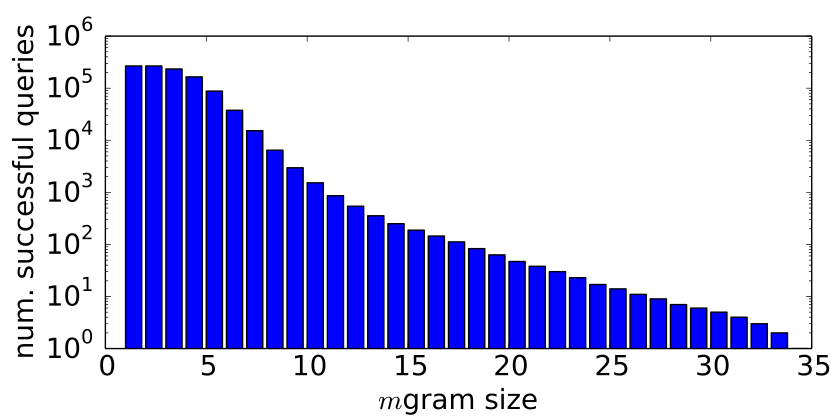

This chart was generated by the following Python code:
# coding: utf-8
# run using ipython --pylab; then %run file.py

import matplotlib
import matplotlib.pyplot as plt

hits = [266815, 266815, 233793, 164871, 87869, 37653, 15282, 6466, 2964, 1525, 863, 542, 355, 250, 188, 145, 112, 83, 63, 47, 38, 30, 23, 17, 14, 11, 9, 7, 6, 5, 4, 3, 2, 1]
len(hits)
m = range(1,len(hits)+1)
font = {'family' : 'normal',
        'weight' : 'normal',
        'size'   : 20}
matplotlib.rc('font', **font)
plt.bar(m, hits, log=True)
plt.xlabel('$m$gram size')
plt.ylabel('num. successful queries')
